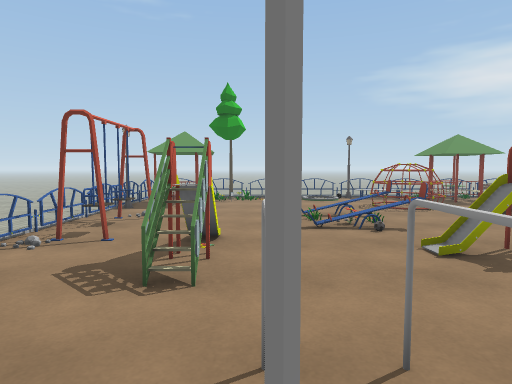
View 1 (above)

20 first-person views from a walk through a scene from a Unity 3-D project. The camera is 1.4 m above the floor, tilts 4° down and sees 75° across. The floor is counted in squares, 1 m on a side. Each view is taken from the middle of a square. On the plan, view 1 faces up. The plan holds only what a view shows up to about 15 squares ahead; the rest is blank. The place goes on beyond the plan. The player is left out. Some surface patterns are stand-ins.

View 2
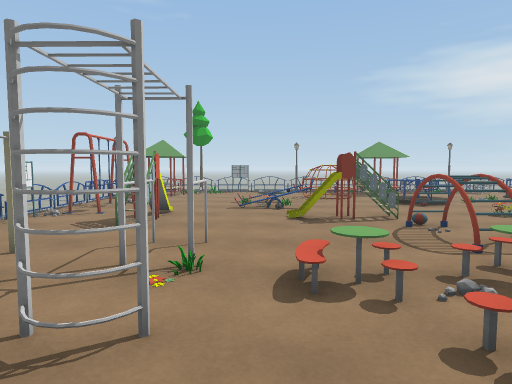

View 3
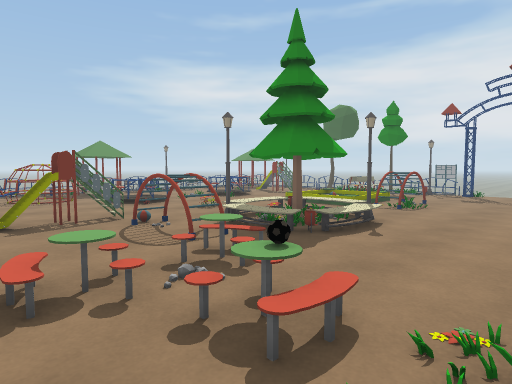

View 4
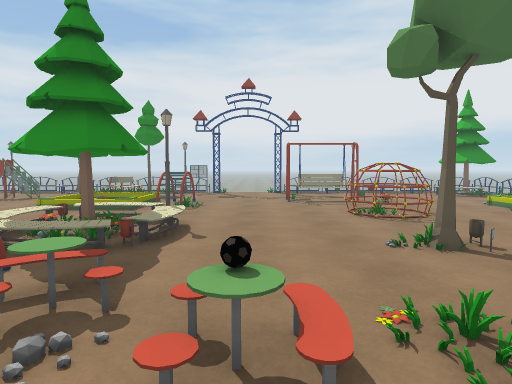

View 5
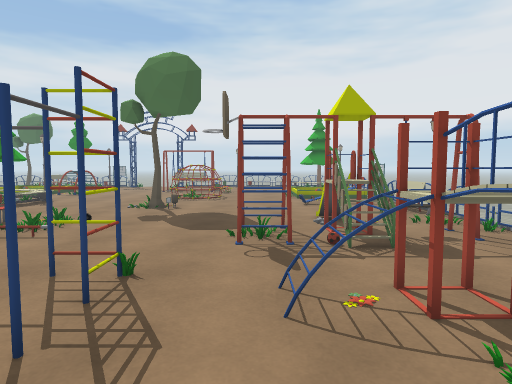

View 6
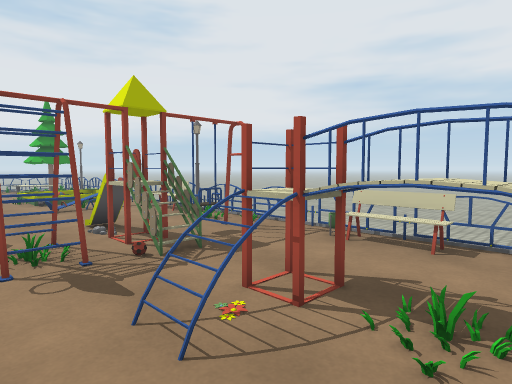

View 7
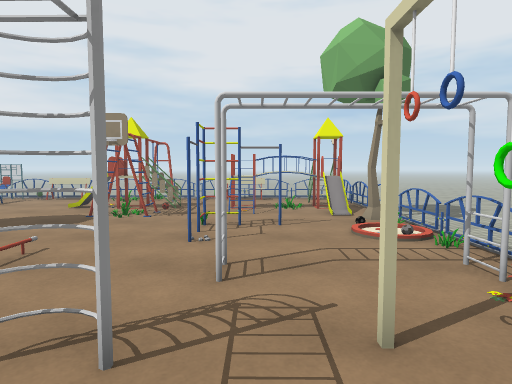

View 8
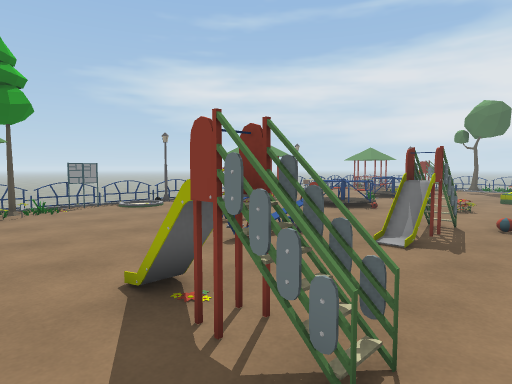

View 9
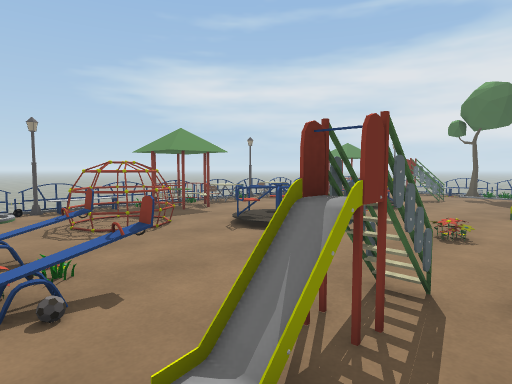

View 10
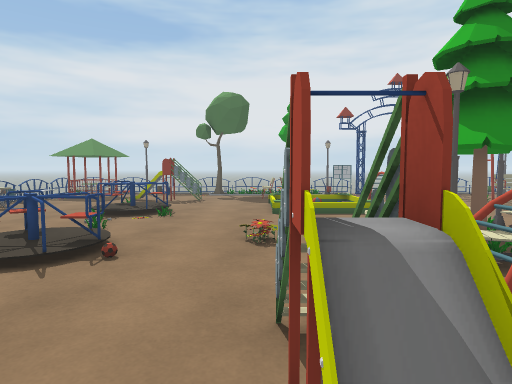

View 11
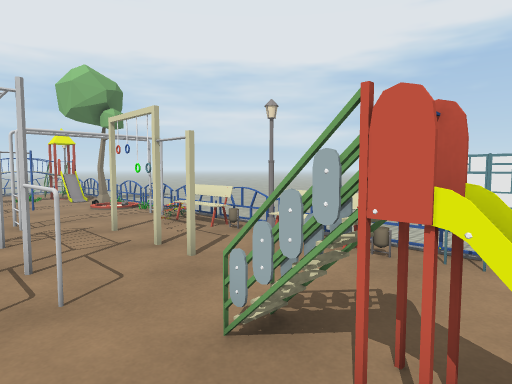

View 12
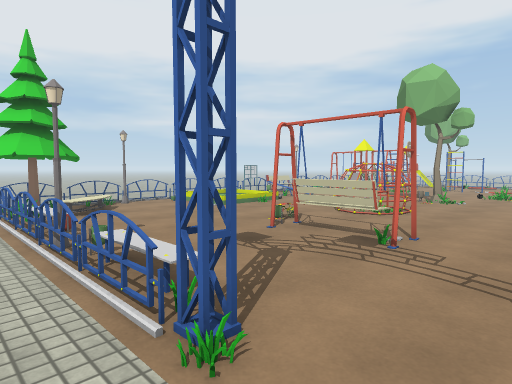

View 13
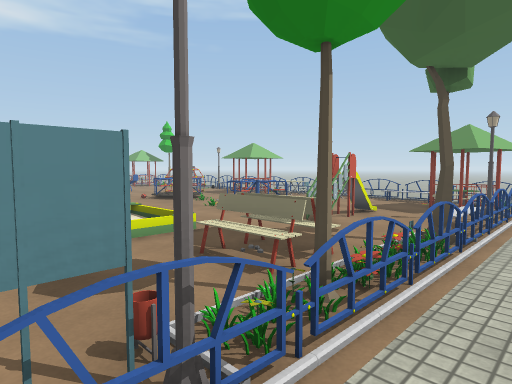

View 14
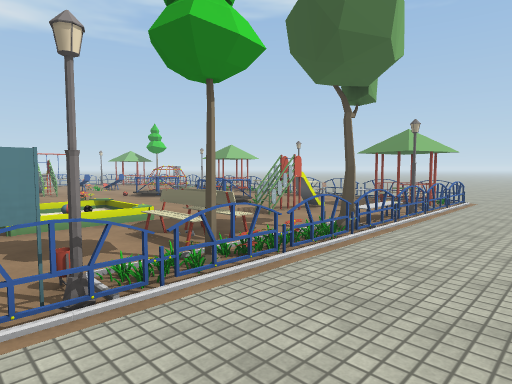

View 15
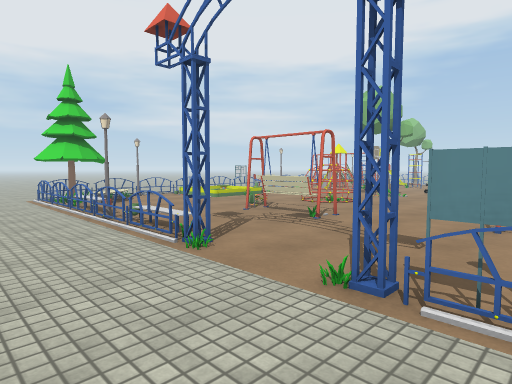

View 16
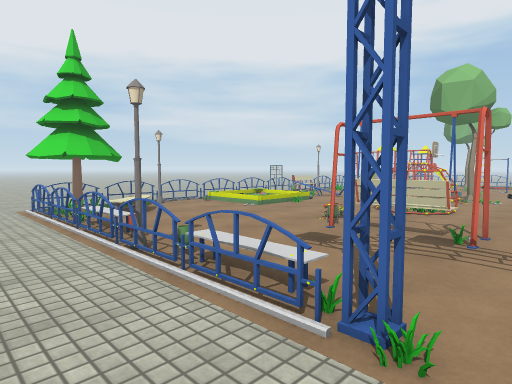

View 17
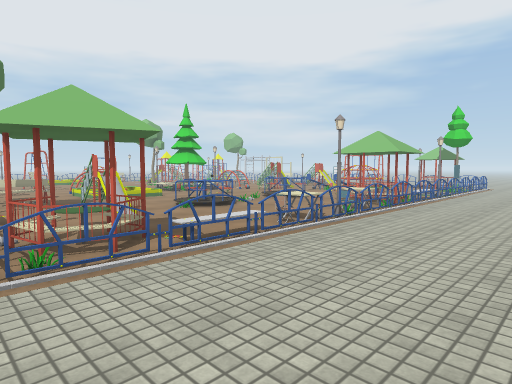

View 18
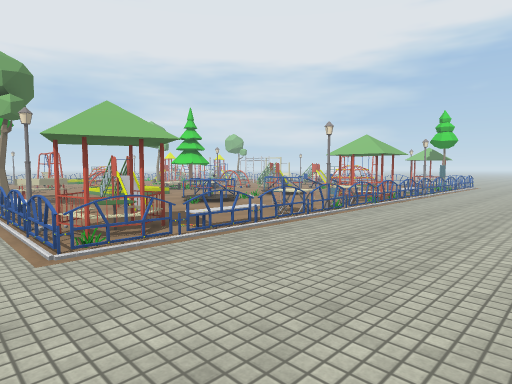

View 19
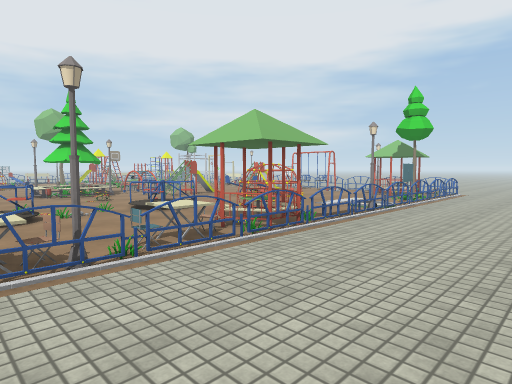

View 20
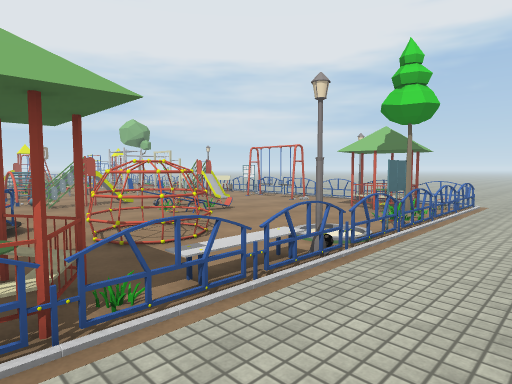

### Floor plan
Key: @ floor where view 1 was taken; # wall or solid block; x gap in a wall; . floor; / step, stairs or slope; = window, fence, low wall or low ledge; ^ raised ledge; v drop or lower ground; R railing; T tree; H thing the floor can be seen under or through; F flower; I ring; A table; L lamp; B bench; C chair; O other object.
Columns run from 9 left of view 1 to 25 right of it. Each row starts with its distance up from view 1.
 22                             ... .
 21                     ............
 20         ...  ....................
 19        ..........................
 18       ...........................
 17  ................................
 16  ...ROORORRRRLR.R#.RRRLRRR.RRRR..
 15   ..R## T.........^CAC.CO...HHH..
 14 ....O###O........##.....O...H^...
 13 ....O###......##.............HHR.
 12 ....O........=##=.............L...
 11 ....R.........#=..=...===..=...R..
 10  ...R.....///=...===..===..x..O...
  9   ..R##..........===..O=...^..O...
  8    .R=.....OO#................TR..
  7    .R==...........................
  6     R/..#....HHH..F...........OR..
  5    .R/..#....HHH........./..vBF....
  4   ..R/..=......=........  ...OTR...
  3  ...RO.........#.LOO....  ....O....
  2  ...OO...##....#.TO#O...//....LR...
  1     L....##......O##O..###.........
  0    .R..I.@..A.AO...OL.........#....
 -1    .RO...##........................
 -2  ...RB.......A.....................
 -3 ....O#...................##.......
 -4 .. .R#...................##.......
 -5 .. .R....#.......T...##..^^...OR..
 -6    .R............/..=##=.##...O...
 -7   ..R..#.#...........##.O......R..
 -8  ...RT........................LR..
 -9 ....O......=#................./...
-10 ....OxH.HH..x................./..
-11 ... R^H^^^.###=.../..////...../..
-12 ... R##.....x...../..   /...//.R.
-13 ... O .............#    /../T .R.
-14 ..    ..OB.....LOO.=    /.L.TT#..
-15      OORRRRRRRRROOOO    RRRRRRR..
-16        ...........            ..

Positions as (right, up) in squares from view 1, and headings:
1: (0, 0), facing up
2: (2, -4), facing up
3: (2, -4), facing up-right
4: (2, -2), facing right
5: (-4, -9), facing right
6: (-3, -8), facing down-right
7: (-1, 1), facing down
8: (-3, 3), facing up-right
9: (2, 4), facing up-right
10: (3, 6), facing right
11: (1, 6), facing down-left
12: (23, -1), facing down-left
13: (23, 1), facing up-left
14: (25, 1), facing up-left
15: (25, 2), facing down-left
16: (24, -2), facing down-left
17: (22, 21), facing down-left
18: (23, 22), facing down-left
19: (15, 21), facing down-left
20: (9, 19), facing down-left
